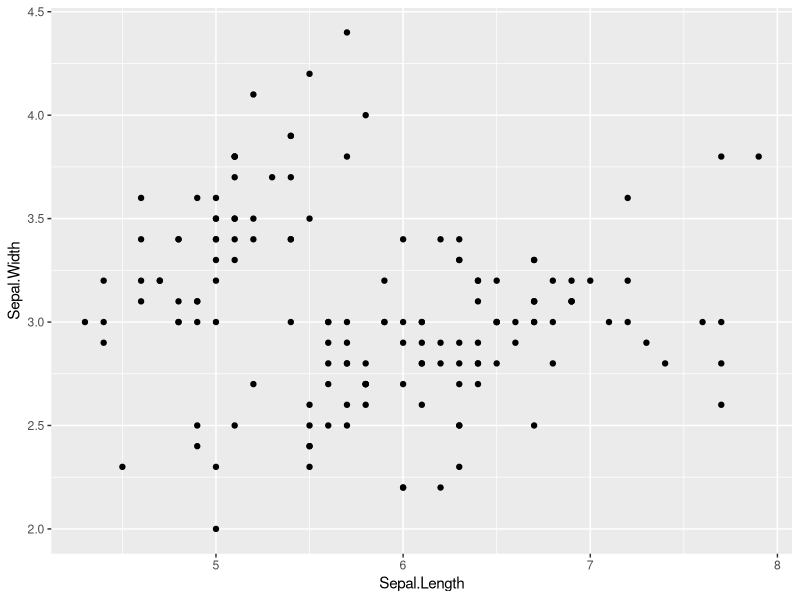
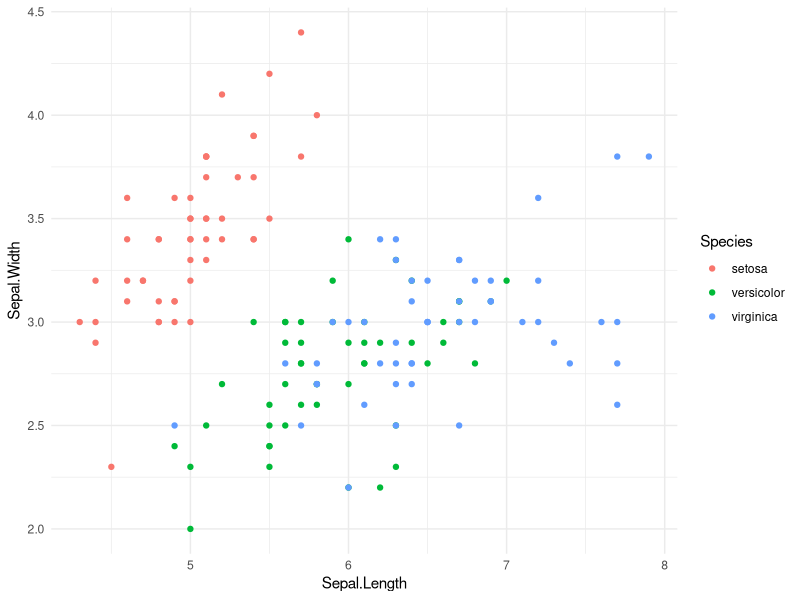
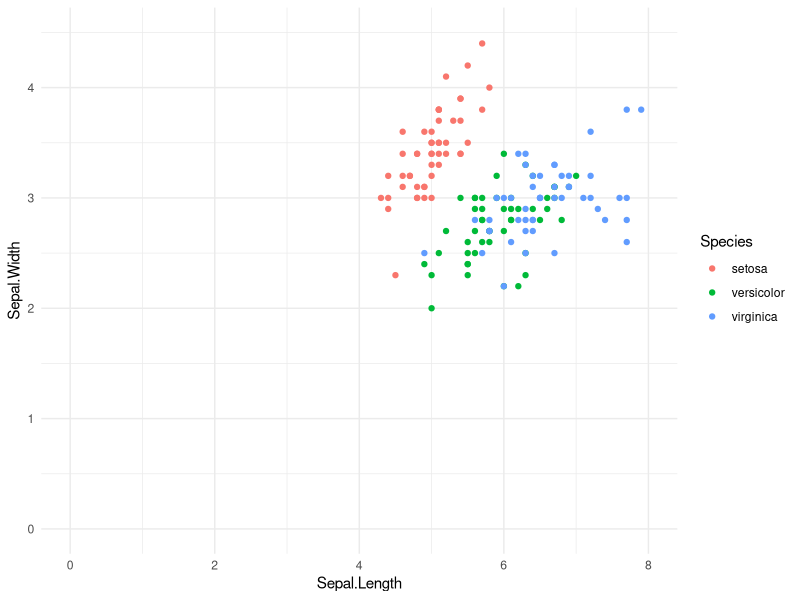
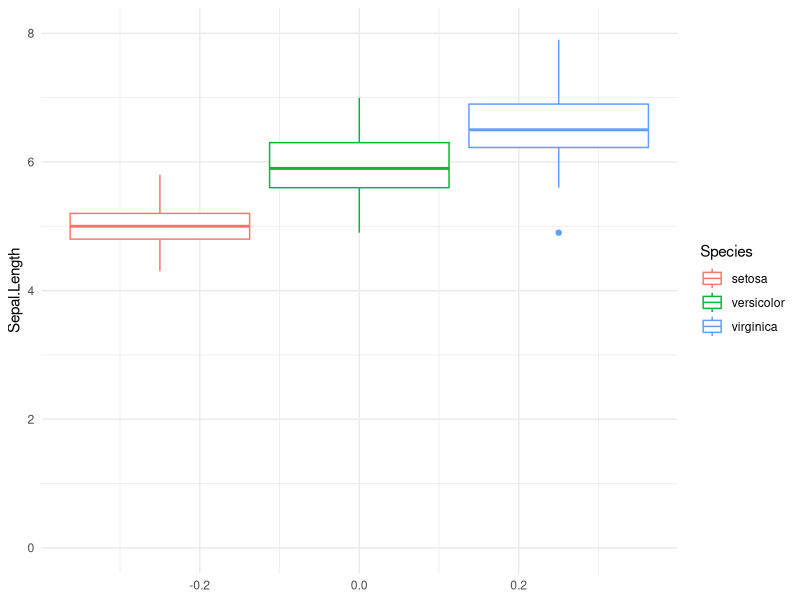
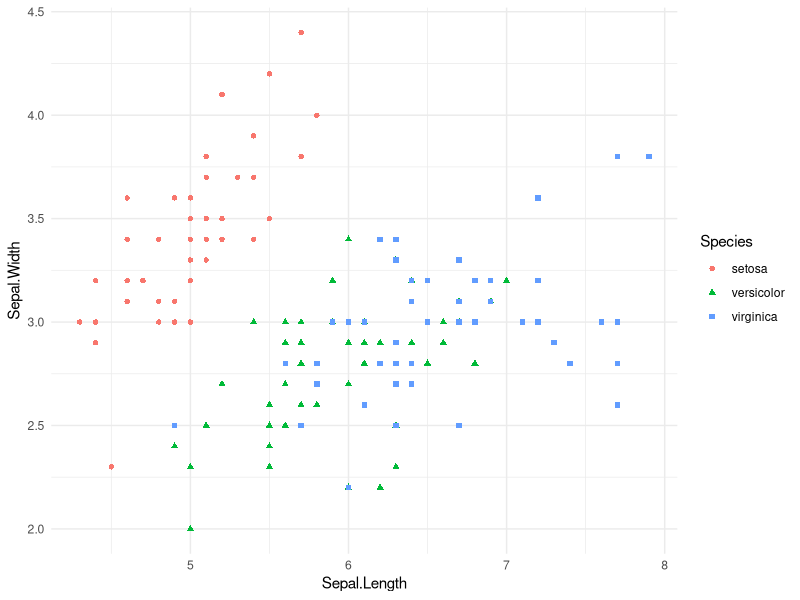
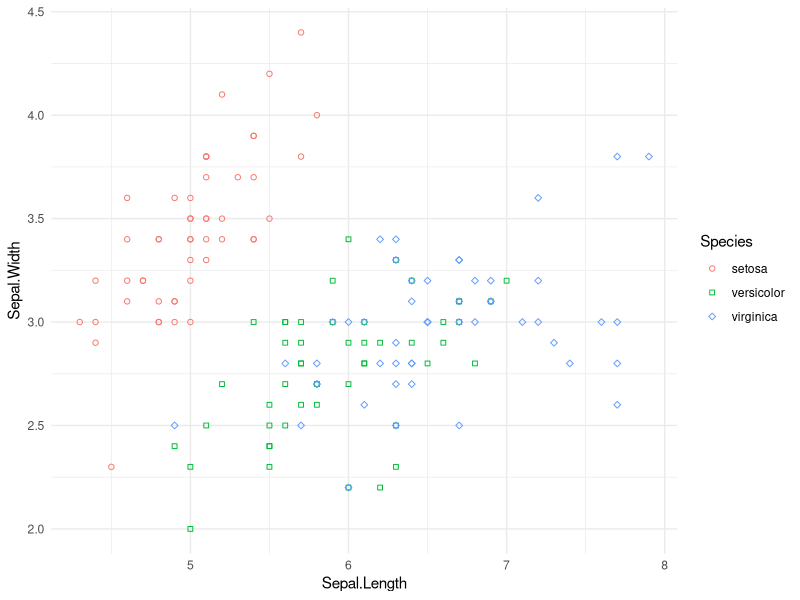
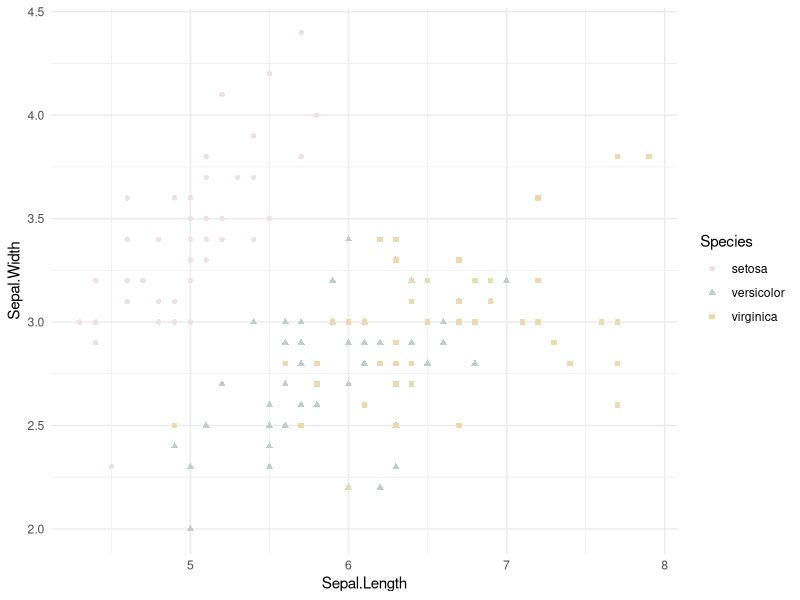
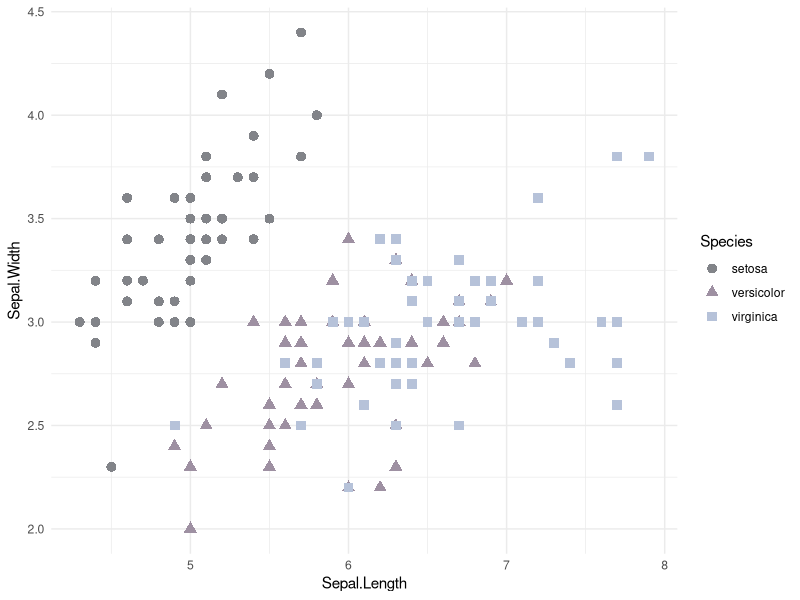

These figures' R source, in order:
# ------------------------------------------------------------------------------
# Figure design with REU Students
# July 19, 2022
# TS O'Leary
# ------------------------------------------------------------------------------

# Load libraries
require(tidyverse)

# Load data
iris

# Analyze data ----

# Mean septal length regardless of species
mean(iris$Sepal.Length)

# Group mean for setosa septal length -- base R
mean(iris$Sepal.Length[iris$Species == "setosa"])
mean(iris$Sepal.Length[iris$Species == "versicolor"])
mean(iris$Sepal.Length[iris$Species == "virginica"])

# Tidyverse version of getting group means for stuff
iris %>%
  group_by(Species) %>%
  summarise(avg = mean(Sepal.Length))

# Plot this data
ggplot(data = iris) +
  geom_point(aes(x = Sepal.Length,
                 y = Sepal.Width))

# Include species
ggplot(data = iris) +
  geom_point(aes(x = Sepal.Length,
                 y = Sepal.Width,
                 color = Species)) +
  theme_minimal()

# Whst about including zero in the axes
ggplot(data = iris) +
  geom_point(aes(x = Sepal.Length,
                 y = Sepal.Width,
                 color = Species)) +
  lims(x = c(0, 8),
       y = c(0, 4.5)) +
  theme_minimal()
# Well maybe that isn't necessary in this context when you are just correlating
#  between variables

# But in this sorta context it maight be more important
ggplot(data = iris) +
  geom_boxplot(aes(y = Sepal.Length,
                  color = Species)) +
  ylim(c(0, 8)) +
  theme_minimal()


# What if we wanted to do shape too?
ggplot(data = iris) +
  geom_point(aes(x = Sepal.Length,
                 y = Sepal.Width,
                 color = Species,
                 shape = Species)) +
  theme_minimal()


# How 'bout changing the types of shapes?
ggplot(data = iris) +
  geom_point(aes(x = Sepal.Length,
                 y = Sepal.Width,
                 color = Species,
                 shape = Species)) +
  scale_shape_manual(values = c(21, 22, 23)) +
  theme_minimal()

# What if I wanted specific colors though?
ggplot(data = iris) +
  geom_point(aes(x = Sepal.Length,
                 y = Sepal.Width,
                 color = Species,
                 shape = Species)) +
  scale_color_manual(values = c("lavenderblush2", "azure3", "wheat2")) +
  theme_minimal()
# That looks horrible -- LOL


ggplot(data = iris) +
  geom_point(aes(x = Sepal.Length,
                 y = Sepal.Width,
                 color = Species,
                 shape = Species),
             size = 3) +
  scale_color_manual(values = c("#828489", "#9e90a2", "#b6c2d9")) +
  theme_minimal()
# Still horrible --- how sad -- but the size kinda helps


# Facet wrap time :) -------

# Minimal product
ggplot(data = iris) +
  geom_point(aes(x = Sepal.Length,
                 y = Sepal.Width)) +
  facet_wrap(~ Species)
# In this context grey is kinda a good thing

# 'Cause look at this
ggplot(data = iris) +
  geom_point(aes(x = Sepal.Length,
                 y = Sepal.Width)) +
  theme_minimal() +
  facet_wrap(~ Species)

# Challenge time -----------------
iris %>%
  mutate(Species = paste("N.", Species)) %>%
  ggplot() +
  geom_boxplot(aes(x = Species,
                   y = Sepal.Length,
                   fill = Species)) +
  scale_fill_manual(values = c("grey90", "grey90", "lavenderblush2")) +
  theme_minimal() +
  theme(legend.position = "none") +
  labs(title = "virginica has the greatest median sepal length") +
  ylim(c(0, 8))

# Okay let's make this a final figure and then move on to your data
iris %>%
  mutate(Species = paste("N.", Species)) %>%
  ggplot(aes(x = Species,
             y = Sepal.Length,
             fill = Species)) +
  geom_boxplot(width = 0.6,
               outlier.shape = NA) +
  geom_jitter(width = 0.1,
              shape = 21) +
  scale_fill_manual(values = c("grey90", "grey90", "lavenderblush2")) +
  theme_classic() +
  theme(legend.position = "none",
        panel.grid.major.y = element_line(color = "grey90"),
        panel.grid.minor.y = element_line(color = "grey96")) +
  ylim(c(0, 8))




